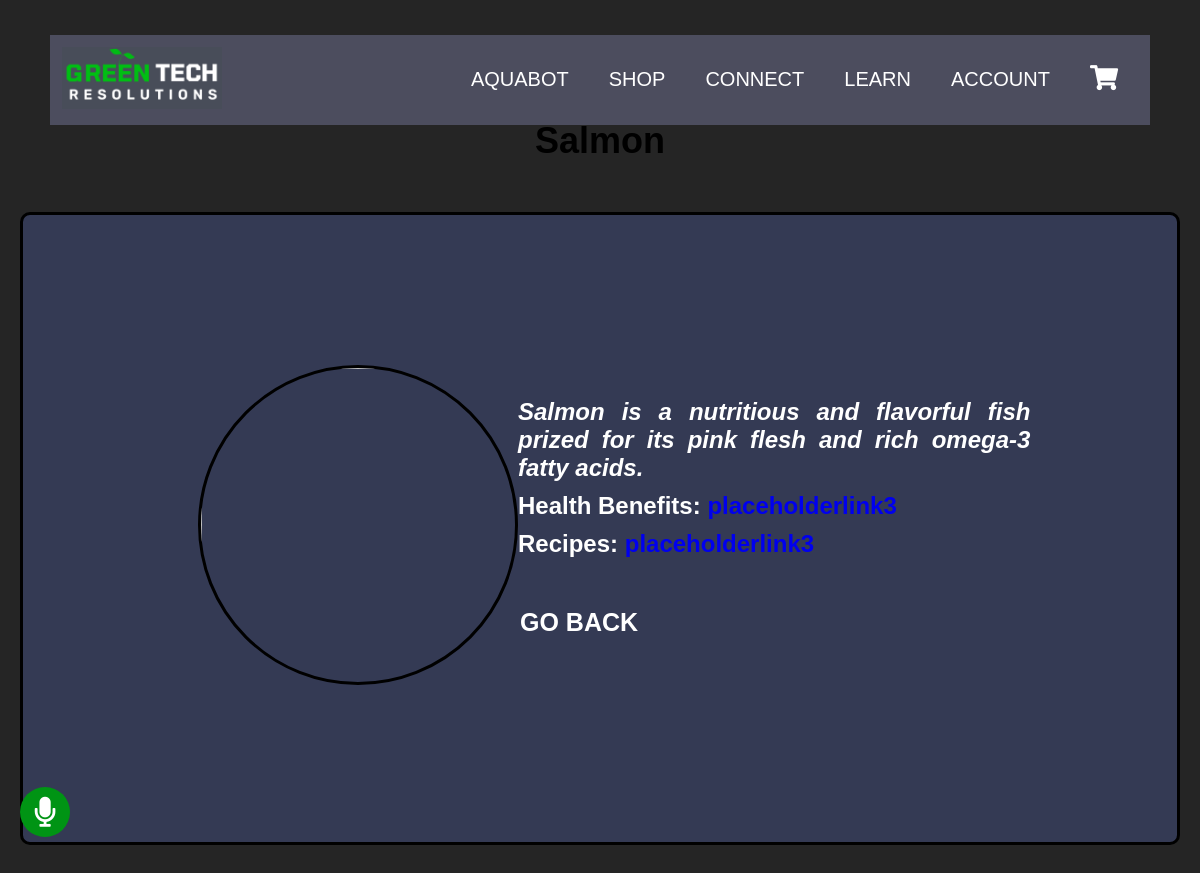
/greentech_resolutions/fish_details.php?id=3 (signed in), run on the app's committed database.
### tables this page shows
CREATE TABLE `fish_details` (
  `fish_details_id` int NOT NULL,
  `fish_name` varchar(250) DEFAULT NULL,
  `description` varchar(500) DEFAULT NULL,
  `image` varchar(500) DEFAULT NULL,
  `health_benefits` varchar(1000) DEFAULT NULL,
  `recipe` varchar(1000) DEFAULT NULL
);

### greentech_resolutions/fish_details.php (the view, shortened to what this page needs)
<!DOCTYPE html>
<html>
    <head>
        <link rel="stylesheet" href="style.css">
    </head>
    <body>
        <header>
           <?php
                include 'menu.php';
            ?>
        </header>
        <div class="hero">
            <?php
                $connect = new mysqli(DB_HOST,DB_USER,DB_PASSWORD,DB_NAME);
                if(isset($_GET['id'])){
                    $id = $_GET['id'];
                    $statement=$connect->prepare("
                    SELECT
                    *
                    FROM
                    fish_details
                    WHERE
                    fish_details_id = ?
                    ");
                    $statement->bind_param("i",$id);
                    $statement->execute();
                    $result=$statement->get_result();
                    if($result->num_rows>0){
                            $row=$result->fetch_assoc();
                            echo    "<h1>" . $row["fish_name"] . "</h1>";
                            echo    "<div class='product_details_page'>";
                            echo        "<div class='product_details_image_box'>";
                            echo            "<img class='product_details_img' src='" . $row["image"] . "' />";
                            echo        "</div>";
                            echo        "<div class='product_details_info'>";
                            $long_description =preg_split('/(?<=[.?!])\s+/',$row["description"]);
                            echo            "<ul>";
                            foreach ($long_description as $description){
                                echo            "<li class='product_details_description'><i>{$description}</i></li>";
                            }
                            echo            "</ul>";
                            echo "<p class='product_details_description'>Health Benefits: <a href='" . $row["health_benefits"] . "' target='_blank'>" . $row["health_benefits"] . "</a></p>";
                            echo "<p class='product_details_description'>Recipes: <a href='" . $row["recipe"] . "' target='_blank'>" . $row["recipe"] . "</a></p>";
                            echo            "<br><div><a  href='learn.php' class='back_to_products' style='margin:10px -10px;'>GO BACK</a></div>";
                            echo        "</div>";
                            echo    "</div>";
                    } else{
                        echo        "<div class='center-text'>";
                        echo            "<h2 style='color:#09BA20;'>Fish was not found.</h2>";
                        echo        "</div>";
                    }
                } else{
                    echo "<div class='center-text'>";
                    echo    "<h2 style='color:#09BA20;'>Invalid request</h2>";
                    echo "</div>";
                }
            ?>
        </div>
    </body>
</html>

### greentech_resolutions/style.css (style rules this page uses)
* { margin: 0; padding: 0; box-sizing: border-box; font-family: Arial, Helvetica, sans-serif; text-transform: none; text-decoration: none; }
body { margin-top: 100px; background-color: #252525; }
header { position: absolute; top:35px; left:50px; right:50px; background: #4C4D5E; padding:0px 1%; display: flex; align-items: center; justify-content: space-between; z-index: 1000; height: 90px; }
.hero { height: calc(100vh - 18.5px); justify-content: center; align-items: center; padding: 20px; }
.hero h1 { color: #ffffff; font-size: 3vw; margin-bottom: 20px; }
.product_details_page { display: flex; justify-content: space-between; align-items: center; margin-top: 50px; background: #343A54; padding: 150px; border: 3px solid black; border-radius: 10px; }
.product_details_image_box { flex: 0 0 40%; }
.product_details_img { width:20em; max-width: 20em; height: 20em; border-radius: 200px; margin-left:25px; border: 3px solid rgb(0, 0, 0); }
.product_details_info { flex: 0 0 60%; display: flex; flex-direction: column; justify-content: center; }
.product_details_description { font-size:1.5em; font-weight: bolder; color: rgb(255, 255, 255); margin-bottom: 10px; text-align: justify; }
.back_to_products { display: block; padding:12px; color:rgb(255, 255, 255); font-size: 25px; font-weight: bolder; margin-top: -20px; text-decoration: none; margin-left:50px; }

### greentech_resolutions/fish_details.php (style rules this page uses)
.hero h1 { text-align: center; color:black; }
.product_details_info ul li { list-style-type: none; }

### data on the page
fish_details: fish_name "Salmon", description "Salmon is a nutritious and flavorful fish prized for its pink flesh and rich omega-3 fatty acids.", health_benefits "placeholderlink3", recipe "placeholderlink3"
